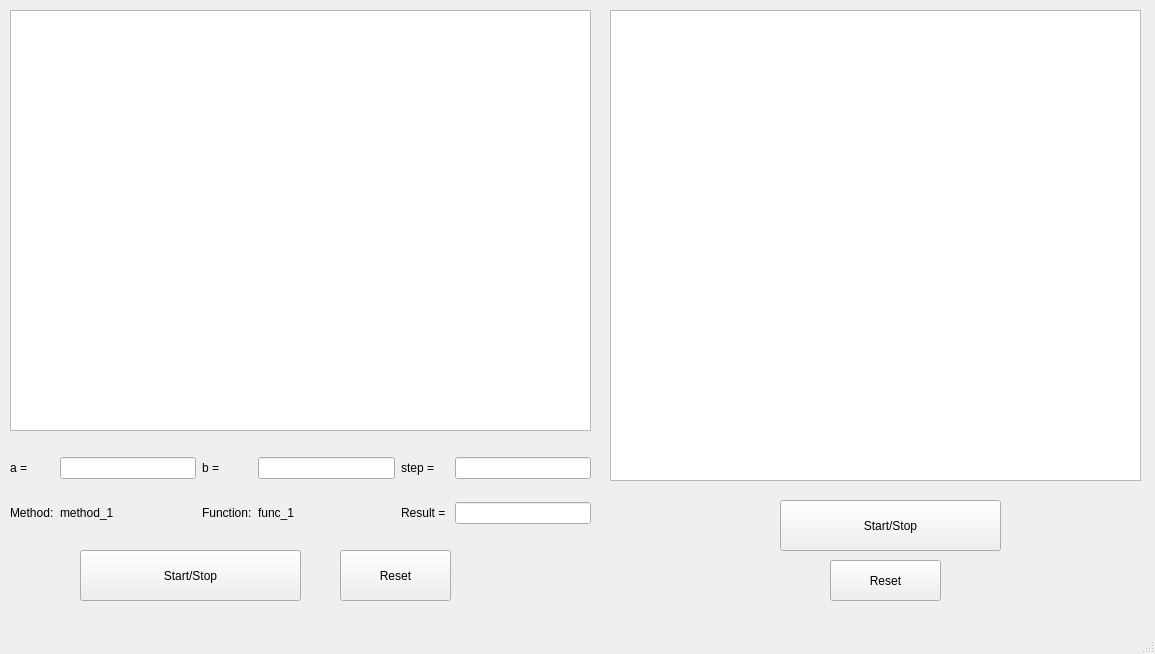
<?xml version="1.0" encoding="UTF-8"?>
<ui version="4.0">
 <class>MainWindow</class>
 <widget class="QMainWindow" name="MainWindow">
  <property name="geometry">
   <rect>
    <x>0</x>
    <y>0</y>
    <width>1155</width>
    <height>654</height>
   </rect>
  </property>
  <property name="windowTitle">
   <string>MainWindow</string>
  </property>
  <widget class="QWidget" name="centralwidget">
   <widget class="QPushButton" name="draw_btn">
    <property name="geometry">
     <rect>
      <x>780</x>
      <y>500</y>
      <width>221</width>
      <height>51</height>
     </rect>
    </property>
    <property name="text">
     <string>Start/Stop</string>
    </property>
   </widget>
   <widget class="PlotWidget" name="paintingView">
    <property name="geometry">
     <rect>
      <x>610</x>
      <y>10</y>
      <width>531</width>
      <height>471</height>
     </rect>
    </property>
   </widget>
   <widget class="QPushButton" name="reset_drawing_btn">
    <property name="geometry">
     <rect>
      <x>830</x>
      <y>560</y>
      <width>111</width>
      <height>41</height>
     </rect>
    </property>
    <property name="text">
     <string>Reset</string>
    </property>
   </widget>
   <widget class="PlotWidget" name="graphicsView">
    <property name="geometry">
     <rect>
      <x>10</x>
      <y>10</y>
      <width>581</width>
      <height>421</height>
     </rect>
    </property>
   </widget>
   <widget class="QWidget" name="gridLayoutWidget">
    <property name="geometry">
     <rect>
      <x>10</x>
      <y>440</y>
      <width>581</width>
      <height>101</height>
     </rect>
    </property>
    <layout class="QGridLayout" name="gridLayout">
     <item row="0" column="0">
      <widget class="QLabel" name="label">
       <property name="text">
        <string>a = </string>
       </property>
      </widget>
     </item>
     <item row="0" column="2">
      <widget class="QLabel" name="label_2">
       <property name="text">
        <string>b =</string>
       </property>
      </widget>
     </item>
     <item row="0" column="5">
      <widget class="QLineEdit" name="n_edit"/>
     </item>
     <item row="0" column="4">
      <widget class="QLabel" name="label_3">
       <property name="text">
        <string>step =</string>
       </property>
      </widget>
     </item>
     <item row="0" column="1">
      <widget class="QLineEdit" name="a_edit"/>
     </item>
     <item row="0" column="3">
      <widget class="QLineEdit" name="b_edit"/>
     </item>
     <item row="1" column="0">
      <widget class="QLabel" name="label_4">
       <property name="text">
        <string>Method:</string>
       </property>
      </widget>
     </item>
     <item row="1" column="2">
      <widget class="QLabel" name="label_5">
       <property name="text">
        <string>Function:</string>
       </property>
      </widget>
     </item>
     <item row="1" column="1">
      <widget class="QLabel" name="method_label">
       <property name="text">
        <string>method_1</string>
       </property>
      </widget>
     </item>
     <item row="1" column="3">
      <widget class="QLabel" name="func_label">
       <property name="text">
        <string>func_1</string>
       </property>
      </widget>
     </item>
     <item row="1" column="5">
      <widget class="QLineEdit" name="lineEdit"/>
     </item>
     <item row="1" column="4">
      <widget class="QLabel" name="label_6">
       <property name="text">
        <string>Result = </string>
       </property>
      </widget>
     </item>
    </layout>
   </widget>
   <widget class="QPushButton" name="graph_btn">
    <property name="geometry">
     <rect>
      <x>80</x>
      <y>550</y>
      <width>221</width>
      <height>51</height>
     </rect>
    </property>
    <property name="text">
     <string>Start/Stop</string>
    </property>
   </widget>
   <widget class="QPushButton" name="reset_graph_btn">
    <property name="geometry">
     <rect>
      <x>340</x>
      <y>550</y>
      <width>111</width>
      <height>51</height>
     </rect>
    </property>
    <property name="text">
     <string>Reset</string>
    </property>
   </widget>
  </widget>
  <widget class="QMenuBar" name="menubar">
   <property name="geometry">
    <rect>
     <x>0</x>
     <y>0</y>
     <width>1155</width>
     <height>22</height>
    </rect>
   </property>
  </widget>
  <widget class="QStatusBar" name="statusbar"/>
 </widget>
 <customwidgets>
  <customwidget>
   <class>PlotWidget</class>
   <extends>QGraphicsView</extends>
   <header>pyqtgraph</header>
  </customwidget>
 </customwidgets>
 <resources/>
 <connections/>
</ui>
